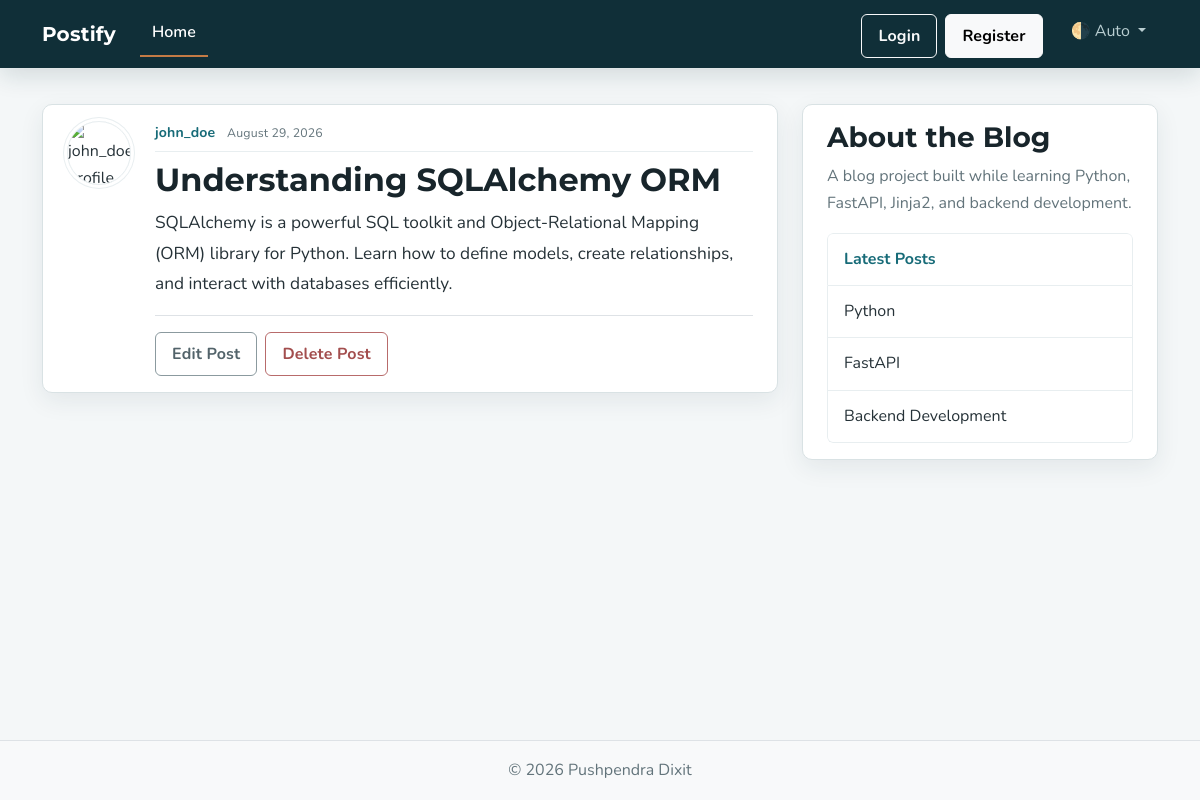
Page /posts/3 on the committed database.
### models.py (models this page shows, shortened)
class User(Base):
    __tablename__ = "users"
    id: Mapped[int] = mapped_column(Integer, primary_key=True, index=True)
    username: Mapped[str] = mapped_column(String(50), unique=True, nullable=False)
    email: Mapped[str] = mapped_column(String(120), unique=True, nullable=False)
    image_file: Mapped[str | None] = mapped_column(
        String(200),
        nullable=True,
        default=None,
    )
    posts: Mapped[list[Post]] = relationship(back_populates="author", cascade="all, delete-orphan")

class Post(Base):
    __tablename__ = "posts"
    id: Mapped[int] = mapped_column(Integer, primary_key=True, index=True)
    title: Mapped[str] = mapped_column(String(100), nullable=False)
    content: Mapped[str] = mapped_column(Text, nullable=False)
    user_id: Mapped[int] = mapped_column(
        ForeignKey("users.id"),
        nullable=False,
        index=True,
    )
    date_posted: Mapped[datetime] = mapped_column(
        DateTime(timezone=True),
        default=lambda: datetime.now(UTC),
    )
    author: Mapped[User] = relationship(back_populates="posts")

### main.py (the view)
@app.get("/posts/{post_id}", include_in_schema=False)
async def post_page(
    request: Request,
    post_id: int,
    db: Annotated[AsyncSession, Depends(get_db)],
):
    result = await db.execute(
        select(models.Post)
        .options(selectinload(models.Post.author))
        .where(models.Post.id == post_id),
    )
    post = result.scalars().first()
    if post:
        title = post.title[:50]
        return templates.TemplateResponse(
            request,
            "post.html",
            {"post": post, "title": title},
        )
    raise HTTPException(status_code=status.HTTP_404_NOT_FOUND, detail="Post not found")

### templates/post.html (shortened to what this page needs)
{% extends "layout.html" %}
{% block content %}
  <article class="content-section py-3 px-4 mb-4">
    <div class="d-flex align-items-start gap-4">
      <img class="rounded-circle article-img flex-shrink-0"
           src="{{ post.author.image_path }}"
           alt="{{ post.author.username }}'s profile picture"
           width="64"
           height="64"
           loading="lazy">
      <div class="flex-grow-1">
        <div class="article-metadata mb-2">
          <a class="me-2"
             href="{{ url_for("user_posts", user_id=post.author.id) }}">{{ post.author.username }}</a>
          <small class="text-body-secondary">{{ post.date_posted.strftime("%B %d, %Y") }}</small>
        </div>
        <h2 class="article-title">{{ post.title }}</h2>
        <p class="article-content">{{ post.content }}</p>
        <div class="post-actions mt-3 pt-3 border-top">
          <a class="btn btn-outline-secondary me-1" href="#">Edit Post</a>
          <button type="button"
                  class="btn btn-outline-danger"
                  data-bs-toggle="modal"
                  data-bs-target="#deleteModal">Delete Post</button>
        </div>
      </div>
    </div>
  </article>
{% endblock content %}

### static/css/main.css (style rules this page uses)
:root { --font-heading: "Montserrat", system-ui, -apple-system, BlinkMacSystemFont, sans-serif; --font-body: "Nunito", system-ui, -apple-system, BlinkMacSystemFont, sans-serif; --color-bg-body: #f4f7f8; --color-bg-content: #ffffff; --color-text-primary: #263238; --color-text-heading: #18252b; --color-text-muted: #63747b; --color-steel: #173f4a; --color-steel-hover: #245c68; --color-nav-link: #c8d9dc; --color-nav-link-hover: #ffffff; --color-link: #176b78; --color-link-hover: #0f4f5b; --color-accent: #c47b45; --color-border: #d9e2e4; --color-border-light: #e8eef0; --color-focus: rgba(196, 123, 69, 0.42); --color-shadow: rgba(24, 53, 61, 0.08); --spacing-xl: 6.5rem; --article-img-size: 4rem; --account-img-size: 7.813rem; --radius-md: 0.625rem; --radius-sm: 0.375rem; }
body { font-family: var(--font-body); font-size: 1rem; line-height: 1.7; background: var(--color-bg-body); color: var(--color-text-primary); }
h1, h2, h3, h4, h5, h6 { font-family: var(--font-heading); color: var(--color-text-heading); font-weight: 700; letter-spacing: 0; }
a { color: var(--color-link); text-decoration: none; transition: color 0.2s ease-in-out; }
.content-section { background: var(--color-bg-content); border: 1px solid var(--color-border); border-radius: var(--radius-md); box-shadow: 0 0.5rem 1.5rem var(--color-shadow); transition: box-shadow 0.2s ease, border-color 0.2s ease; }
.article-title { color: var(--color-text-heading); font-weight: 700; line-height: 1.25; transition: color 0.2s ease-in-out; }
.article-content { white-space: pre-line; color: var(--color-text-primary); font-size: 1.08rem; line-height: 1.75; max-width: 70ch; }
.article-img { height: var(--article-img-size); width: var(--article-img-size); flex-shrink: 0; object-fit: cover; border: 1px solid var(--color-border-light); box-shadow: 0 0 0 3px var(--color-bg-content), 0 0 0 4px var(--color-border-light); }
.article-metadata { padding-bottom: 0.4rem; border-bottom: 1px solid var(--color-border-light); color: var(--color-text-muted); font-size: 0.88rem; letter-spacing: 0.01em; }
.article-metadata a { font-weight: 700; }
.text-body-secondary { color: var(--color-text-muted) !important; }
.btn { border-radius: var(--radius-sm); font-weight: 700; letter-spacing: 0.01em; padding: 0.55rem 1rem; transition: background-color 0.2s ease, border-color 0.2s ease, box-shadow 0.2s ease, color 0.2s ease; }
.btn-outline-secondary { --bs-btn-color: #52636a; --bs-btn-border-color: #8b9a9f; --bs-btn-hover-color: #fff; --bs-btn-hover-bg: #5a6268; --bs-btn-hover-border-color: #545b62; --bs-btn-active-color: #fff; --bs-btn-active-bg: #545b62; --bs-btn-active-border-color: #4e555b; }
.btn-outline-danger { --bs-btn-color: #a34e4e; --bs-btn-border-color: #b86b6b; --bs-btn-hover-color: #fff; --bs-btn-hover-bg: #924e4e; --bs-btn-hover-border-color: #874848; --bs-btn-active-color: #fff; --bs-btn-active-bg: #874848; --bs-btn-active-border-color: #7c4242; }

### rows in the picture
User: author.username "john_doe"
Post: date_posted "August 29, 2026", title "Understanding SQLAlchemy ORM", content "SQLAlchemy is a powerful SQL toolkit and Object-Relational Mapping (ORM) library for Python. Learn how to define models, create relationships, and interact with databases efficiently."
